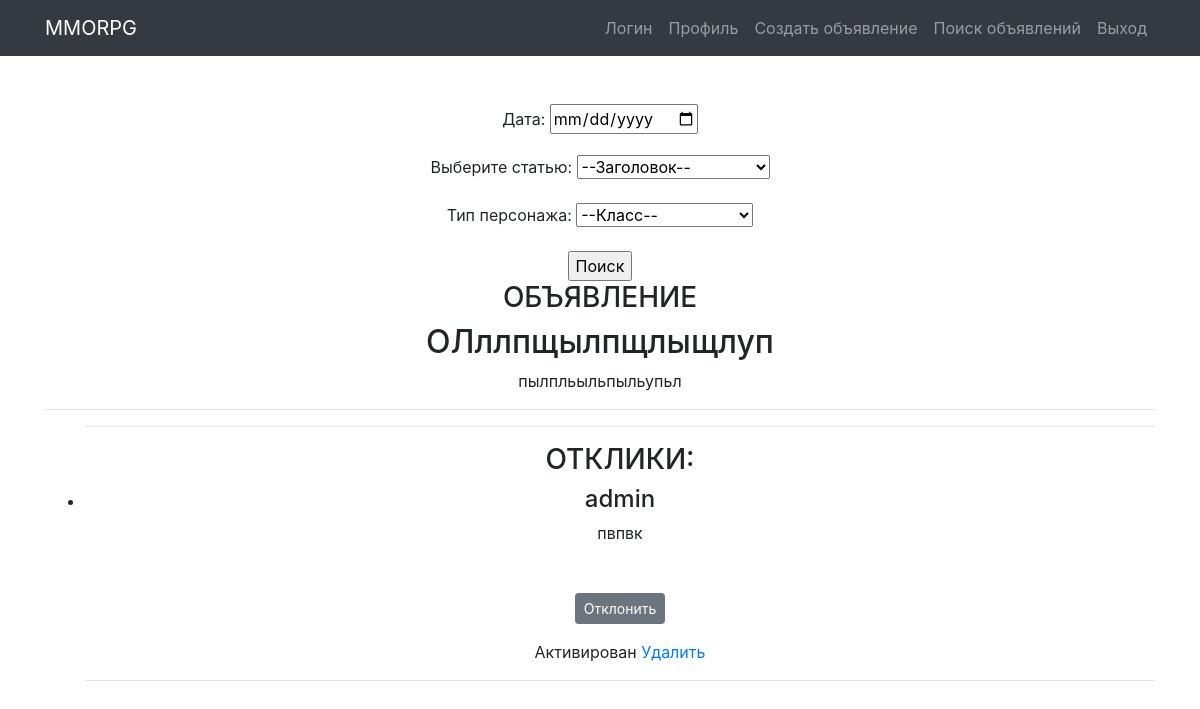
/profile/, run on the app's committed database.
### appmmo/models.py (models this page shows, shortened)
class Advertisement(models.Model):
    tank = 'TK'
    heal = 'HL'
    dd = 'DD'
    trader = 'TD'
    guild_masters = 'GM'
    quest_giver = 'KG'
    blacksmith = 'BS'
    the_tanner = 'TR'
    potions_master = 'PM'
    master_of_spells = 'SP'
    CATEGORY_CHOIESES = (
        (tank, ('Танки')),
        (heal, ('Хилы')),
        (dd, ('ДД')),
        (trader, ('Торговец')),
        (guild_masters, ('Гилдмастер')),
        (quest_giver, ('Квестгивер')),
        (blacksmith, ('Кузнец')),
        (the_tanner, ('Кожевник')),
        (potions_master, ('Зельевар')),
        (master_of_spells, ('Мастер заклинаний')),
    )
    author = models.ForeignKey(User, on_delete=models.CASCADE)
    heading = models.CharField(max_length=128, help_text=('Название объявления'))
    text = models.TextField(help_text=('Это текст объявления'))
    classType = models.CharField(max_length=2, choices=CATEGORY_CHOIESES, help_text=('Тип класса'))
    image = models.ImageField(max_length=255,  upload_to=user_directory_path, null=True, blank=True)
    dateCreation = models.DateTimeField(auto_now_add=True)
    def __str__(self):
        return f'{self.heading}'

class Responses(models.Model):
    advertisement = models.ForeignKey(Advertisement, related_name='responses', on_delete=models.CASCADE)
    user = models.ForeignKey(User, related_name='respuser', on_delete=models.CASCADE)
    text = models.TextField(help_text=('Поле отклика'))
    dateCreation = models.DateTimeField(auto_now_add=True)
    is_active = models.BooleanField(default=False)

### appmmo/views.py (the view)
# urls.py: path('profile/', ProfileView.as_view(), name='profile'),
class ProfileView(ListView):
    model = Advertisement
    template_name = 'Profile.html'
    context_object_name = 'profile'
    ordering = ['-dateCreation']
    queryset = Advertisement.objects.all().select_related('author')
    def get_queryset(self):
        quaeryset = super().get_queryset()
        self.filterset = AdvFilter(self.request.GET, quaeryset)
        return self.filterset.qs
    def get_context_data(self, **kwargs):
        context = super().get_context_data(**kwargs)
        context['filterset'] = self.filterset
        return context

### templates/Profile.html (shortened to what this page needs)
{% extends 'flatpages/default.html' %}
{% block content %}
<form action="" method="get">
    {{ filterset.form.as_p }}
    <input type="submit" value="Поиск"/>
</form>
{% for advertisement in profile %}
<h3>ОБЪЯВЛЕНИЕ</h3>
<h2>{{ advertisement.heading }}</h2>
<p>{{ advertisement.text }}</p>
<hr>
<ul>
    <hr>
    <h3>ОТКЛИКИ:</h3>
    {% if advertisement.responses.all %}
    {% for response in advertisement.responses.all %}
    <li><h4>{{ response.user }}</h4>
        {{ response.text }}
        <br>
        <br>
    </li>
    <br>
    {% if response.is_active %}
    <p class="text-center"><a href="{% url 'response_deactive' pk=advertisement.id pk_res=response.id %}" class="btn btn-secondary btn-sm"> Отклонить </a></p>
    Активирован
    {% else %}
    <p class="text-center"><a href="{% url 'response_active' pk=advertisement.id pk_res=response.id %}" class="btn btn-secondary btn-sm"> Принять </a></p>
    Не активирован
    {% endif %}
    <a href="{% url 'response_delete' pk=advertisement.id pk_res=response.id %}"> Удалить </a>
    {% endfor %}
    {% else %}
    <h4>Откликов пока нету</h4>
    {% endif %}
    <hr>
</ul>
{% endfor %}
{% endblock content %}

### data on the page
Advertisement: heading "ОЛллпщылпщлыщлуп", text "пылпльыльпыльупьл"
Responses: user "admin", text "пвпвк", is_active "Отклонить"
